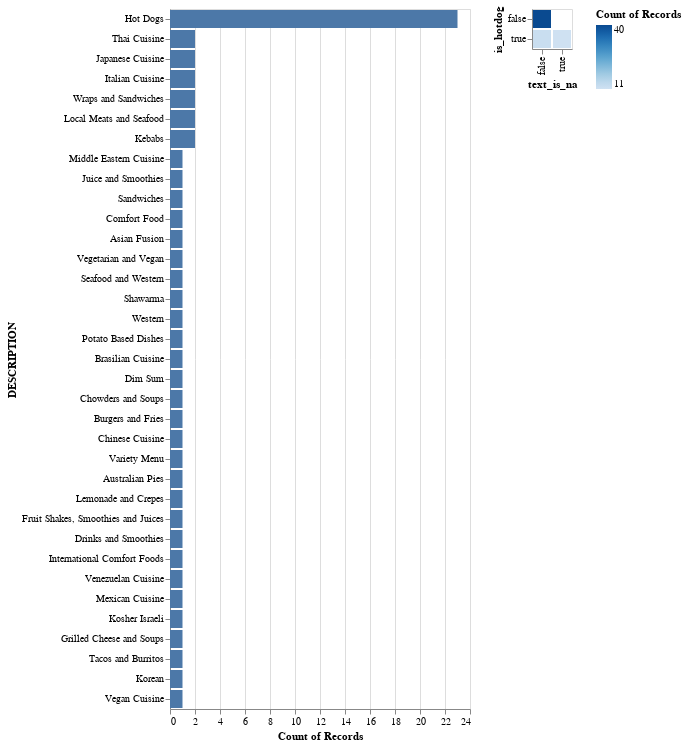

The code cell stored with this chart in its notebook:
### Code cell
# summary EDA, identify missing and NAN values

train_data["text_is_na"] = train_data["BUSINESS_NAME"] == ""
train_data["is_hotdog"] = train_data["DESCRIPTION"] == "Hot Dogs"

(
    alt.Chart(train_data).mark_bar().encode(
        x="count()",
        y=alt.Y("DESCRIPTION").sort('-x')
    )

    | alt.Chart(train_data).mark_bar().encode(
        x="text_is_na",
        y="is_hotdog",
        color="count()"
    )
)

### Figure 1 — Vega-Lite specification as saved in the notebook (floating-point values rounded to 4 significant figures)
{"config": {"view": {"continuousWidth": 300, "continuousHeight": 300}}, "hconcat": [{"mark": {"type": "bar"}, "encoding": {"x": {"aggregate": "count", "type": "quantitative"}, "y": {"field": "DESCRIPTION", "sort": "-x", "type": "nominal"}}}, {"mark": {"type": "bar"}, "encoding": {"color": {"aggregate": "count", "type": "quantitative"}, "x": {"field": "text_is_na", "type": "nominal"}, "y": {"field": "is_hotdog", "type": "nominal"}}}], "data": {"name": "data-39997880afd646843d7b0fd846f561e0"}, "$schema": "https://vega.github.io/schema/vega-lite/v5.20.1.json", "datasets": {"data-39997880afd646843d7b0fd846f561e0": [{"BUSINESS_NAME": "Marimba", "LOCATION": "South Side of 800 W Georgia St - 30 Metres West of Howe St", "DESCRIPTION": "Middle Eastern Cuisine", "GEO_LOCALAREA": "Downtown", "Geom": "{\"coordinates\": [-123.119611425531, 49.2832896022047], \"type\": \"Point\"}", "geo_point_2d": "49.2832896022, -123.119611426", "is_hotdog": false, "text_is_na": false}, {"BUSINESS_NAME": "Super Thai", "LOCATION": "Authorised Parking Meter North Side of 1000 W Georgia St", "DESCRIPTION": "Thai Cuisine", "GEO_LOCALAREA": "Downtown", "Geom": "{\"coordinates\": [-123.122623764676, 49.2855321149763], \"type\": \"Point\"}", "geo_point_2d": "49.285532115, -123.122623765", "is_hotdog": false, "text_is_na": false}, {"BUSINESS_NAME": "The Juice Truck", "LOCATION": "Authorised Parking Meter West Side of 300 Cambie St", "DESCRIPTION": "Juice and Smoothies", "GEO_LOCALAREA": "Downtown", "Geom": "{\"coordinates\": [-123.109452, 49.283032], \"type\": \"Point\"}", "geo_point_2d": "49.283032, -123.109452", "is_hotdog": false, "text_is_na": false}, {"BUSINESS_NAME": "Japadog", "LOCATION": "East Side of 500 Burrard St - 6 Metres South of West Pender St", "DESCRIPTION": "Hot Dogs", "GEO_LOCALAREA": "Downtown", "Geom": "{\"coordinates\": [-123.117884, 49.286363], \"type\": \"Point\"}", "geo_point_2d": "49.286363, -123.117884", "is_hotdog": true, "text_is_na": false}, {"BUSINESS_NAME": "Japadog", "LOCATION": "West Side of 800 Burrard St - 2.5 Metres North of Smithe St", "DESCRIPTION": "Hot Dogs", "GEO_LOCALAREA": "West End", "Geom": "{\"coordinates\": [-123.124363670916, 49.2824199268397], \"type\": \"Point\"}", "geo_point_2d": "49.2824199268, -123.124363671", "is_hotdog": true, "text_is_na": false}, {"BUSINESS_NAME": "Van Dog", "LOCATION": "South Side of 900 Robson St - 12 Metres East of Burrard St", "DESCRIPTION": "Hot Dogs", "GEO_LOCALAREA": "Downtown", "Geom": "{\"coordinates\": [-123.122660630478, 49.2830840428154], \"type\": \"Point\"}", "geo_point_2d": "49.2830840428, -123.12266063", "is_hotdog": true, "text_is_na": false}, {"BUSINESS_NAME": "Dog Meister", "LOCATION": "West Side of 2900 Main St - 20 Metres North of E 14th Ave", "DESCRIPTION": "Hot Dogs", "GEO_LOCALAREA": "Mount Pleasant", "Geom": "{\"coordinates\": [-123.101569148691, 49.2584746760419], \"type\": \"Point\"}", "geo_point_2d": "49.258474676, -123.101569149", "is_hotdog": true, "text_is_na": false}, {"BUSINESS_NAME": "Actual Oden", "LOCATION": "South Side of 900 W Hastings - 10 metres East of Burrard St", "DESCRIPTION": "Japanese Cuisine", "GEO_LOCALAREA": "Downtown", "Geom": "{\"coordinates\": [-123.116782, 49.286949], \"type\": \"Point\"}", "geo_point_2d": "49.286949, -123.116782", "is_hotdog": false, "text_is_na": false}, {"BUSINESS_NAME": "Mr. Arancino", "LOCATION": "West Side of Granville St - 75 Metres North of Robson St", "DESCRIPTION": "Italian Cuisine", "GEO_LOCALAREA": "Downtown", "Geom": "{\"coordinates\": [-123.119039, 49.281957], \"type\": \"Point\"}", "geo_point_2d": "49.281957, -123.119039", "is_hotdog": false, "text_is_na": false}, {"BUSINESS_NAME": "", "LOCATION": "East side of 700 Granville St - 6 Metres South W Georgia St", "DESCRIPTION": "Hot Dogs", "GEO_LOCALAREA": "Downtown", "Geom": "{\"coordinates\": [-123.118235028068, 49.282319592487], \"type\": \"Point\"}", "geo_point_2d": "49.2823195925, -123.118235028", "is_hotdog": true, "text_is_na": true}, {"BUSINESS_NAME": "", "LOCATION": "West Side of 700 Granville St - 5 Metres South of W Georgia St", "DESCRIPTION": "Hot Dogs", "GEO_LOCALAREA": "Downtown", "Geom": "{\"coordinates\": [-123.118426844134, 49.2824701485478], \"type\": \"Point\"}", "geo_point_2d": "49.2824701485, -123.118426844", "is_hotdog": true, "text_is_na": true}, {"BUSINESS_NAME": "", "LOCATION": "East Side of 8400 Cambie St - 75 Metres South of SW Marine Dr", "DESCRIPTION": "Hot Dogs", "GEO_LOCALAREA": "Marpole", "Geom": "{\"coordinates\": [-123.1170317349, 49.2098916792662], \"type\": \"Point\"}", "geo_point_2d": "49.2098916793, -123.117031735", "is_hotdog": true, "text_is_na": true}, {"BUSINESS_NAME": "Eat Chicken Wraps", "LOCATION": "West Side of 800 Howe St - 5 Metres South of Robson St", "DESCRIPTION": "Wraps and Sandwiches", "GEO_LOCALAREA": "Downtown", "Geom": "{\"coordinates\": [-123.12109855916, 49.2819285670653], \"type\": \"Point\"}", "geo_point_2d": "49.2819285671, -123.121098559", "is_hotdog": false, "text_is_na": false}, {"BUSINESS_NAME": "Cheesey Does It", "LOCATION": "South Side of 900 Robson St - 16 Metres West of Hornby St", "DESCRIPTION": "Sandwiches", "GEO_LOCALAREA": "Downtown", "Geom": "{\"coordinates\": [-123.122135785725, 49.2827533646573], \"type\": \"Point\"}", "geo_point_2d": "49.2827533647, -123.122135786", "is_hotdog": false, "text_is_na": false}, {"BUSINESS_NAME": "Mr. Tube Steak", "LOCATION": "East Side of 600 Beatty St - 6 Metres North of West Georgia St", "DESCRIPTION": "Hot Dogs", "GEO_LOCALAREA": "Downtown", "Geom": "{\"coordinates\": [-123.112040050999, 49.2787463289182], \"type\": \"Point\"}", "geo_point_2d": "49.2787463289, -123.112040051", "is_hotdog": true, "text_is_na": false}, {"BUSINESS_NAME": "Holy Smokes", "LOCATION": "South Side 1500 West Broadway - 6 Metres West of Granville St", "DESCRIPTION": "Hot Dogs", "GEO_LOCALAREA": "Fairview", "Geom": "{\"coordinates\": [-123.138921554365, 49.2634838294021], \"type\": \"Point\"}", "geo_point_2d": "49.2634838294, -123.138921554", "is_hotdog": true, "text_is_na": false}, {"BUSINESS_NAME": "Gourmet Syndicate", "LOCATION": "Authorised Parking Meter East Side of 900 Burrard St", "DESCRIPTION": "Comfort Food", "GEO_LOCALAREA": "Downtown", "Geom": "{\"coordinates\": [-123.124511374389, 49.2820545294215], \"type\": \"Point\"}", "geo_point_2d": "49.2820545294, -123.124511374", "is_hotdog": false, "text_is_na": false}, {"BUSINESS_NAME": "Roaming Dragon", "LOCATION": "Authorised Parking Meter East Side of 1600 Manitoba St", "DESCRIPTION": "Asian Fusion", "GEO_LOCALAREA": "Mount Pleasant", "Geom": "{\"coordinates\": [-123.106548732322, 49.271307845851], \"type\": \"Point\"}", "geo_point_2d": "49.2713078459, -123.106548732", "is_hotdog": false, "text_is_na": false}, {"BUSINESS_NAME": "The Loving Hut", "LOCATION": "East Side of 1200 Pacific Boulevard - 10 Metres South of Davie St", "DESCRIPTION": "Vegetarian and Vegan", "GEO_LOCALAREA": "Downtown", "Geom": "{\"coordinates\": [-123.121519625651, 49.2738358886872], \"type\": \"Point\"}", "geo_point_2d": "49.2738358887, -123.121519626", "is_hotdog": false, "text_is_na": false}, {"BUSINESS_NAME": "BBKB Kaboom Box", "LOCATION": "West Side of 700 Granville St - South of W Georgia St", "DESCRIPTION": "Seafood and Western", "GEO_LOCALAREA": "Downtown", "Geom": "{\"coordinates\": [-123.118591524118, 49.2823626147279], \"type\": \"Point\"}", "geo_point_2d": "49.2823626147, -123.118591524", "is_hotdog": false, "text_is_na": false}, {"BUSINESS_NAME": "Feastro The Rolling Bistro", "LOCATION": "Authorised Parking Meter West Side of 700 Howe St", "DESCRIPTION": "Local Meats and Seafood", "GEO_LOCALAREA": "Downtown", "Geom": "{\"coordinates\": [-123.120345228347, 49.2824386635302], \"type\": \"Point\"}", "geo_point_2d": "49.2824386635, -123.120345228", "is_hotdog": false, "text_is_na": false}, {"BUSINESS_NAME": "Mr. Shawarma", "LOCATION": "North Side of 800 Robson St - East of Hornby St", "DESCRIPTION": "Shawarma", "GEO_LOCALAREA": "Downtown", "Geom": "{\"coordinates\": [-123.12148094657, 49.2825844484842], \"type\": \"Point\"}", "geo_point_2d": "49.2825844485, -123.121480947", "is_hotdog": false, "text_is_na": false}, {"BUSINESS_NAME": "Feastro - The Rolling Bistro", "LOCATION": "Authorised Parking Meter - Thurlow St at W Cordova St", "DESCRIPTION": "Local Meats and Seafood", "GEO_LOCALAREA": "Downtown", "Geom": "{\"coordinates\": [-123.118453, 49.288672], \"type\": \"Point\"}", "geo_point_2d": "49.288672, -123.118453", "is_hotdog": false, "text_is_na": false}, {"BUSINESS_NAME": "Van Dog", "LOCATION": "South Side of 600 W Georgia St - 6 Metres East of Granville St", "DESCRIPTION": "Western", "GEO_LOCALAREA": "Downtown", "Geom": "{\"coordinates\": [-123.118066770004, 49.282314404317], \"type\": \"Point\"}", "geo_point_2d": "49.2823144043, -123.11806677", "is_hotdog": false, "text_is_na": false}, {"BUSINESS_NAME": "Potato Tornado", "LOCATION": "West Side of 800 Granville St - 6 Metres South of Robson St", "DESCRIPTION": "Potato Based Dishes", "GEO_LOCALAREA": "Downtown", "Geom": "{\"coordinates\": [-123.120079603127, 49.2812971848513], \"type\": \"Point\"}", "geo_point_2d": "49.2812971849, -123.120079603", "is_hotdog": false, "text_is_na": false}, {"BUSINESS_NAME": "Brasilian Roots", "LOCATION": "Authorised Parking Meter - East Side of 600 Seymour St", "DESCRIPTION": "Brasilian Cuisine", "GEO_LOCALAREA": "Downtown", "Geom": "{\"coordinates\": [-123.11684601808, 49.2819872240752], \"type\": \"Point\"}", "geo_point_2d": "49.2819872241, -123.116846018", "is_hotdog": false, "text_is_na": false}, {"BUSINESS_NAME": "Mac BBQ", "LOCATION": "South Side of 1800 Beach Av - West of Davie St", "DESCRIPTION": "Hot Dogs", "GEO_LOCALAREA": "West End", "Geom": "{\"coordinates\": [-123.142526485066, 49.2875878236052], \"type\": \"Point\"}", "geo_point_2d": "49.2875878236, -123.142526485", "is_hotdog": true, "text_is_na": false}, {"BUSINESS_NAME": "Dim Sum Express", "LOCATION": "East Side of 200 Howe St - 100 Metres North of W Cordova St", "DESCRIPTION": "Dim Sum", "GEO_LOCALAREA": "Downtown", "Geom": "{\"coordinates\": [-123.112870852909, 49.2872354621354], \"type\": \"Point\"}", "geo_point_2d": "49.2872354621, -123.112870853", "is_hotdog": false, "text_is_na": false}, {"BUSINESS_NAME": "Sea Dogs", "LOCATION": "Coal Harbour Seawall  - 200 Metres Northeast of Broughton St", "DESCRIPTION": "Hot Dogs", "GEO_LOCALAREA": "Downtown", "Geom": "{\"coordinates\": [-123.123682322296, 49.2910821453032], \"type\": \"Point\"}", "geo_point_2d": "49.2910821453, -123.123682322", "is_hotdog": true, "text_is_na": false}, {"BUSINESS_NAME": "", "LOCATION": "Expo Boulevard - 20 Metres West of Abbott St", "DESCRIPTION": "Hot Dogs", "GEO_LOCALAREA": "Downtown", "Geom": "{\"coordinates\": [-123.108008079327, 49.2787930537543], \"type\": \"Point\"}", "geo_point_2d": "49.2787930538, -123.108008079", "is_hotdog": true, "text_is_na": true}, {"BUSINESS_NAME": "", "LOCATION": "South Side of 1900 Beach Ave - 17 Metres West of Gilford St", "DESCRIPTION": "Hot Dogs", "GEO_LOCALAREA": "West End", "Geom": "{\"coordinates\": [-123.143229444439, 49.2887284881581], \"type\": \"Point\"}", "geo_point_2d": "49.2887284882, -123.143229444", "is_hotdog": true, "text_is_na": true}, {"BUSINESS_NAME": "", "LOCATION": "East Side of 800 Granville St - 30 Metres North of Smithe St", "DESCRIPTION": "Hot Dogs", "GEO_LOCALAREA": "Downtown", "Geom": "{\"coordinates\": [-123.120951896798, 49.2805178578306], \"type\": \"Point\"}", "geo_point_2d": "49.2805178578, -123.120951897", "is_hotdog": true, "text_is_na": true}, {"BUSINESS_NAME": "Crab Park Chowdery", "LOCATION": "East Side of 600 Granville St - 30 Metres North of W Georgia St", "DESCRIPTION": "Chowders and Soups", "GEO_LOCALAREA": "Downtown", "Geom": "{\"coordinates\": [-123.11746613169, 49.2828190132516], \"type\": \"Point\"}", "geo_point_2d": "49.2828190133, -123.117466132", "is_hotdog": false, "text_is_na": false}, {"BUSINESS_NAME": "", "LOCATION": "North Side of Dunsmuir St - 6 Metres East of Beatty St", "DESCRIPTION": "Hot Dogs", "GEO_LOCALAREA": "Downtown", "Geom": "{\"coordinates\": [-123.110258929798, 49.2798897004659], \"type\": \"Point\"}", "geo_point_2d": "49.2798897005, -123.11025893", "is_hotdog": true, "text_is_na": true}, {"BUSINESS_NAME": "Cazba Express", "LOCATION": "North Side of 700 Robson St - 50 Metres West of Granville St", "DESCRIPTION": "Kebabs", "GEO_LOCALAREA": "Downtown", "Geom": "{\"coordinates\": [-123.12034, 49.281785], \"type\": \"Point\"}", "geo_point_2d": "49.281785, -123.12034", "is_hotdog": false, "text_is_na": false}, {"BUSINESS_NAME": "Yokabai", "LOCATION": "West Side of 500 Granville St - 10 Metres South of West Pender St", "DESCRIPTION": "Burgers and Fries", "GEO_LOCALAREA": "Downtown", "Geom": "{\"coordinates\": [-123.115175231669, 49.2845221170008], \"type\": \"Point\"}", "geo_point_2d": "49.284522117, -123.115175232", "is_hotdog": false, "text_is_na": false}, {"BUSINESS_NAME": "Le Tigre", "LOCATION": "Authorised Parking Meter North Side of Alberni St - East of Bute St", "DESCRIPTION": "Chinese Cuisine", "GEO_LOCALAREA": "West End", "Geom": "{\"coordinates\": [-123.12561890857, 49.2865915482477], \"type\": \"Point\"}", "geo_point_2d": "49.2865915482, -123.125618909", "is_hotdog": false, "text_is_na": false}, {"BUSINESS_NAME": "Van Dog", "LOCATION": "East Side of 900 Granville St - 75 Metres South of Smithe St", "DESCRIPTION": "Hot Dogs", "GEO_LOCALAREA": "Downtown", "Geom": "{\"coordinates\": [-123.122119558315, 49.2797455146803], \"type\": \"Point\"}", "geo_point_2d": "49.2797455147, -123.122119558", "is_hotdog": true, "text_is_na": false}, {"BUSINESS_NAME": "Eat Chicken Wraps", "LOCATION": "South Side of 800 Robson St - 28 Metres East of Hornby St", "DESCRIPTION": "Wraps and Sandwiches", "GEO_LOCALAREA": "Downtown", "Geom": "{\"coordinates\": [-123.121388, 49.282313], \"type\": \"Point\"}", "geo_point_2d": "49.282313, -123.121388", "is_hotdog": false, "text_is_na": false}, {"BUSINESS_NAME": "Mogu", "LOCATION": "West Side of Howe St - South of Dunsmuir St", "DESCRIPTION": "Japanese Cuisine", "GEO_LOCALAREA": "Downtown", "Geom": "{\"coordinates\": [-123.117633, 49.284218], \"type\": \"Point\"}", "geo_point_2d": "49.284218, -123.117633", "is_hotdog": false, "text_is_na": false}, {"BUSINESS_NAME": "Commissary Connect", "LOCATION": "South Side of 800 Robson St- 13 Metres West of Howe St", "DESCRIPTION": "Variety Menu", "GEO_LOCALAREA": "Downtown", "Geom": "{\"coordinates\": [-123.121122, 49.282109], \"type\": \"Point\"}", "geo_point_2d": "49.282109, -123.121122", "is_hotdog": false, "text_is_na": false}, {"BUSINESS_NAME": "Aussie Pie Guy", "LOCATION": "Authorised Parking Meter - 1000 W Pender St", "DESCRIPTION": "Australian Pies", "GEO_LOCALAREA": "Downtown", "Geom": "{\"coordinates\": [-123.118192426382, 49.2869519782249], \"type\": \"Point\"}", "geo_point_2d": "49.2869519782, -123.118192426", "is_hotdog": false, "text_is_na": false}, {"BUSINESS_NAME": "V Dub Dogs", "LOCATION": "Foot of Davie St - 2 Metres South of Marinaside Cres.", "DESCRIPTION": "Hot Dogs", "GEO_LOCALAREA": "Downtown", "Geom": "{\"coordinates\": [-123.119509851201, 49.2728501609174], \"type\": \"Point\"}", "geo_point_2d": "49.2728501609, -123.119509851", "is_hotdog": true, "text_is_na": false}, {"BUSINESS_NAME": "Lemon Sea", "LOCATION": "South Side of 2000 Beach Av - 30 metres West of Chilco St", "DESCRIPTION": "Lemonade and Crepes", "GEO_LOCALAREA": "West End", "Geom": "{\"coordinates\": [-123.144697763958, 49.2896827395781], \"type\": \"Point\"}", "geo_point_2d": "49.2896827396, -123.144697764", "is_hotdog": false, "text_is_na": false}, {"BUSINESS_NAME": "San Juan Family Farm", "LOCATION": "Authorised Parking Meter North Side of 1600 Davie St", "DESCRIPTION": "Fruit Shakes, Smoothies and Juices", "GEO_LOCALAREA": "West End", "Geom": "{\"coordinates\": [-123.139739, 49.286003], \"type\": \"Point\"}", "geo_point_2d": "49.286003, -123.139739", "is_hotdog": false, "text_is_na": false}, {"BUSINESS_NAME": "", "LOCATION": "East Side of 800 Beatty St - 6 Metres South of Robson St", "DESCRIPTION": "Hot Dogs", "GEO_LOCALAREA": "Downtown", "Geom": "{\"coordinates\": [-123.114069374134, 49.277427325294], \"type\": \"Point\"}", "geo_point_2d": "49.2774273253, -123.114069374", "is_hotdog": true, "text_is_na": true}, {"BUSINESS_NAME": "Ali's Hot Dogs", "LOCATION": "North Side of 1000 Robson St", "DESCRIPTION": "Hot Dogs", "GEO_LOCALAREA": "West End", "Geom": "{\"coordinates\": [-123.123569702796, 49.2839220206803], \"type\": \"Point\"}", "geo_point_2d": "49.2839220207, -123.123569703", "is_hotdog": true, "text_is_na": false}, {"BUSINESS_NAME": "Mac BBQ", "LOCATION": "South Side of 1800 Beach Av - East of Davie St", "DESCRIPTION": "Hot Dogs", "GEO_LOCALAREA": "West End", "Geom": "{\"coordinates\": [-123.14250504093, 49.287324013553], \"type\": \"Point\"}", "geo_point_2d": "49.2873240136, -123.142505041", "is_hotdog": true, "text_is_na": false}, {"BUSINESS_NAME": "Suassy Thai", "LOCATION": "North Side of 800 Robson St - 30 Metres West of Howe St", "DESCRIPTION": "Thai Cuisine", "GEO_LOCALAREA": "Downtown", "Geom": "{\"coordinates\": [-123.121070522118, 49.2822804045159], \"type\": \"Point\"}", "geo_point_2d": "49.2822804045, -123.121070522", "is_hotdog": false, "text_is_na": false}, {"BUSINESS_NAME": "Mr. Camaron", "LOCATION": "North Side of W Georgia St - 10 Metres West of Homer St", "DESCRIPTION": "Drinks and Smoothies", "GEO_LOCALAREA": "Downtown", "Geom": "{\"coordinates\": [-123.115237361117, 49.2808012429435], \"type\": \"Point\"}", "geo_point_2d": "49.2808012429, -123.115237361", "is_hotdog": false, "text_is_na": false}, {"BUSINESS_NAME": "", "LOCATION": "South Side of 300 Davie St - 6 Metres East of Hamilton St", "DESCRIPTION": "Hot Dogs", "GEO_LOCALAREA": "Downtown", "Geom": "{\"coordinates\": [-123.122779848109, 49.2747502295582], \"type\": \"Point\"}", "geo_point_2d": "49.2747502296, -123.122779848", "is_hotdog": true, "text_is_na": true}, {"BUSINESS_NAME": "Vie Niapolotan", "LOCATION": "Authorised Parking Meter - West Side of 400 Burrard St", "DESCRIPTION": "Italian Cuisine", "GEO_LOCALAREA": "Downtown", "Geom": "{\"coordinates\": [-123.117533501725, 49.2869026428645], \"type\": \"Point\"}", "geo_point_2d": "49.2869026429, -123.117533502", "is_hotdog": false, "text_is_na": false}, {"BUSINESS_NAME": "Fat Duck Mobile Eatery", "LOCATION": "Authorised Parking Meter - North Side of 800 W Cordova St", "DESCRIPTION": "International Comfort Foods", "GEO_LOCALAREA": "Downtown", "Geom": "{\"coordinates\": [-123.114022, 49.286811], \"type\": \"Point\"}", "geo_point_2d": "49.286811, -123.114022", "is_hotdog": false, "text_is_na": false}, {"BUSINESS_NAME": "Come Arepa", "LOCATION": "Authorised Parking Meter - 1000 W Hastings St", "DESCRIPTION": "Venezuelan Cuisine", "GEO_LOCALAREA": "Downtown", "Geom": "{\"coordinates\": [-123.119288, 49.287838], \"type\": \"Point\"}", "geo_point_2d": "49.287838, -123.119288", "is_hotdog": false, "text_is_na": false}, {"BUSINESS_NAME": "", "LOCATION": "South Side of 1700 East Broadway - 37 Metres East of Commercial Dr", "DESCRIPTION": "Hot Dogs", "GEO_LOCALAREA": "Kensington-Cedar Cottage", "Geom": "{\"coordinates\": [-123.069072741187, 49.2622160476583], \"type\": \"Point\"}", "geo_point_2d": "49.2622160477, -123.069072741", "is_hotdog": true, "text_is_na": true}, {"BUSINESS_NAME": "Arturo's Mexico To Go", "LOCATION": "North Side of 700 W Cordova St - 14 metres East of Howe St", "DESCRIPTION": "Mexican Cuisine", "GEO_LOCALAREA": "Downtown", "Geom": "{\"coordinates\": [-123.113567537336, 49.2865282200574], \"type\": \"Point\"}", "geo_point_2d": "49.2865282201, -123.113567537", "is_hotdog": false, "text_is_na": false}, {"BUSINESS_NAME": "Meet to Eat", "LOCATION": "Authorised Parking Meter South Side of 1000 Dunsmuir St", "DESCRIPTION": "Kosher Israeli", "GEO_LOCALAREA": "Downtown", "Geom": "{\"coordinates\": [-123.11975, 49.285658], \"type\": \"Point\"}", "geo_point_2d": "49.285658, -123.11975", "is_hotdog": false, "text_is_na": false}, {"BUSINESS_NAME": "Mum's Grilled Cheese Truck", "LOCATION": "Authorised Parking Meter -West Side of 700 Howe St", "DESCRIPTION": "Grilled Cheese and Soups", "GEO_LOCALAREA": "Downtown", "Geom": "{\"coordinates\": [-123.120684903216, 49.2822094865348], \"type\": \"Point\"}", "geo_point_2d": "49.2822094865, -123.120684903", "is_hotdog": false, "text_is_na": false}, {"BUSINESS_NAME": "Master Chef's Kebab House", "LOCATION": "East Side of 500 Granville St - 10 Metres North of Dunsmuir St", "DESCRIPTION": "Kebabs", "GEO_LOCALAREA": "Downtown", "Geom": "{\"coordinates\": [-123.115997593018, 49.283807299327], \"type\": \"Point\"}", "geo_point_2d": "49.2838072993, -123.115997593", "is_hotdog": false, "text_is_na": false}, {"BUSINESS_NAME": "Tacofino", "LOCATION": "Authorised Parking Meter West Side of 700 Howe St", "DESCRIPTION": "Tacos and Burritos", "GEO_LOCALAREA": "Downtown", "Geom": "{\"coordinates\": [-123.120529317155, 49.2823011792112], \"type\": \"Point\"}", "geo_point_2d": "49.2823011792, -123.120529317", "is_hotdog": false, "text_is_na": false}, {"BUSINESS_NAME": "Disco Cheetah", "LOCATION": "Authorised Parking Meter West Side of 700 Howe St", "DESCRIPTION": "Korean", "GEO_LOCALAREA": "Downtown", "Geom": "{\"coordinates\": [-123.12044362671, 49.2823678347768], \"type\": \"Point\"}", "geo_point_2d": "49.2823678348, -123.120443627", "is_hotdog": false, "text_is_na": false}, {"BUSINESS_NAME": "", "LOCATION": "North Side of 100 Water St - 10 Metres West of Abbott St", "DESCRIPTION": "Hot Dogs", "GEO_LOCALAREA": "Downtown", "Geom": "{\"coordinates\": [-123.106609298224, 49.2839891744052], \"type\": \"Point\"}", "geo_point_2d": "49.2839891744, -123.106609298", "is_hotdog": true, "text_is_na": true}, {"BUSINESS_NAME": "Bandidas", "LOCATION": "Authorised Parking Meter - North Side of 1000 W Georgia St", "DESCRIPTION": "Vegan Cuisine", "GEO_LOCALAREA": "Downtown", "Geom": "{\"coordinates\": [-123.122093113148, 49.2851936823208], \"type\": \"Point\"}", "geo_point_2d": "49.2851936823, -123.122093113", "is_hotdog": false, "text_is_na": false}]}}
